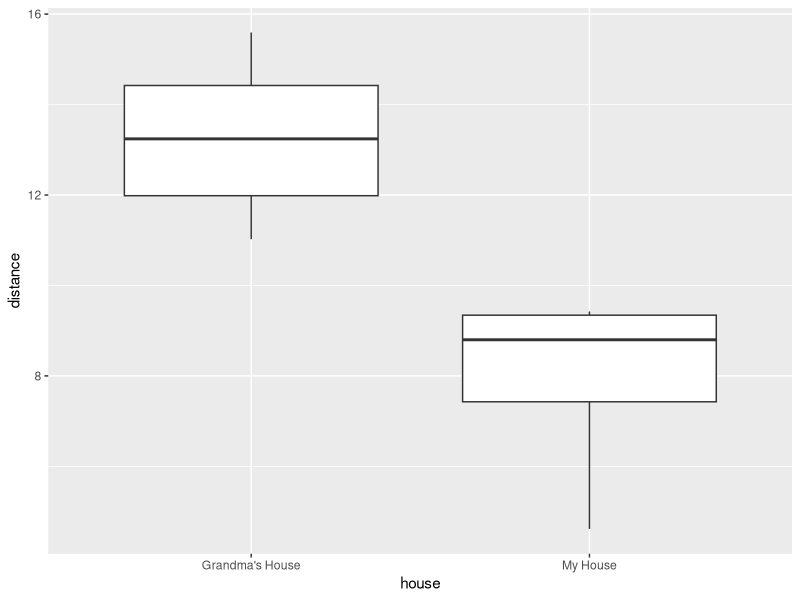

The R script that drew this image:
# let's make some data
n <- 10
houses <- rep(c("My House", "Grandma's House"), each = n)
distances <- c(runif(n, 2, 10), runif(n, 11, 16))
rating <- sample.int(5, n, replace = TRUE)
pizza <- data.frame(house = houses, distance = distances, rating = c(rating, rating))

library(ggplot2)
ggplot(pizza, aes(house, distance))+
  geom_boxplot()
